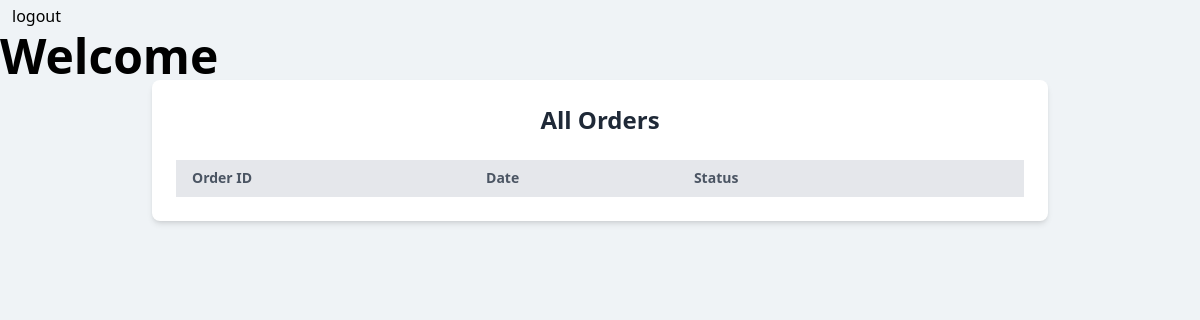
The app's page /employee/, older data.
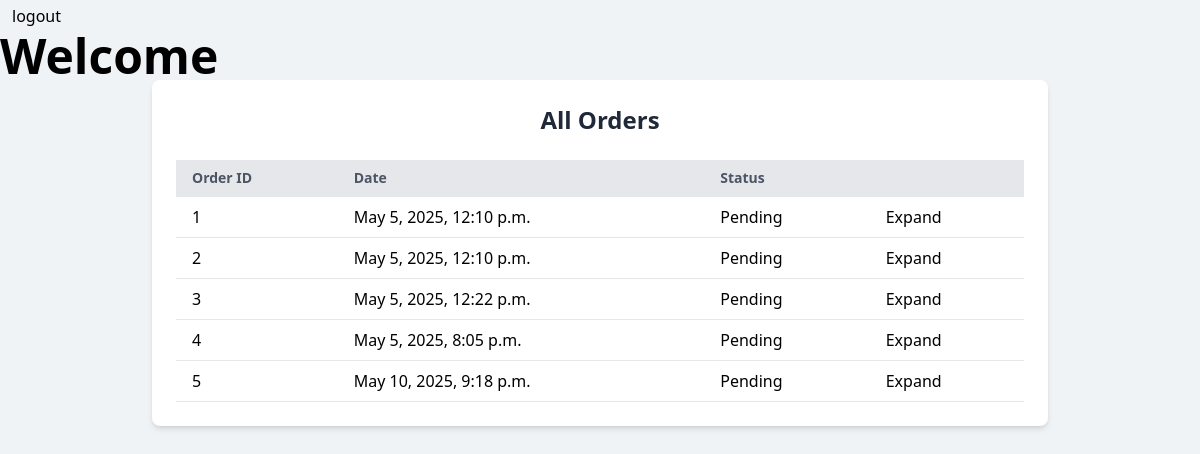
The same page, newer data.
### orders/models.py (models this page shows)
class Order(models.Model):
    user = models.ForeignKey(User, on_delete=models.CASCADE)
    created_at = models.DateTimeField(auto_now_add=True)
    city = models.TextField()
    address = models.TextField()
    status = models.CharField(max_length=20, choices=[
        ('pending', 'Pending'),
        ('shipped', 'Shipped'),
        ('delivered', 'Delivered')
    ])

### employee/views.py (the view)
# urls.py: path('',views.dashboard,name='dashboard'),
def dashboard(request):
    order = Order.objects.all()
    return render(request,'employee/base.html',{'orders':order})

### employee/templates/employee/base.html (shortened to what this page needs)
<!DOCTYPE html>
{% load static %}
<html lang="en">
  <head>
    <link rel="stylesheet" href="{% static 'css/main.css' %}">
    <script src="https://cdn.tailwindcss.com"></script>
  </head>
  <body>
    <section class="mx-auto ">
      <div class="">
        <form class="w-fit px-3  rounded  py-1 text-black" action="{% url 'users:logout' %}" method="post">
                <button>logout</button>
        </form>
      </div>
      {% block content %}
      <h1 class="text-5xl font-bold">Welcome </h1>
      <section>
        <div class="max-w-4xl mx-auto bg-white p-6 rounded-lg shadow-md">
          <h1 class="text-2xl font-semibold text-center text-gray-800 mb-6">All Orders</h1>
          <table class="min-w-full table-auto border-collapse">
            <thead>
              <tr class="bg-gray-200 text-left text-sm font-medium text-gray-600">
                <th class="px-4 py-2 border-b">Order ID</th>
                <th class="px-4 py-2 border-b">Date</th>
                <th class="px-4 py-2 border-b">Status</th>
                <th class="px-4 py-2 border-b"></th>
              </tr>
            </thead>
            <tbody >
              {% for order in orders %}
                  <tr>
                      <td class="px-4 py-2 border-b">{{order.id}}</td>
                      <td class="px-4 py-2 border-b">{{order.created_at}}</td>
                      <td class="px-4 py-2 border-b">{{order.status}}</td>
                      <td class="px-4 py-2 border-b"><a href="{% url 'employee:action' order.id %}">Expand</a></td>
                  </tr>
              {% endfor %}
            </tbody>
          </table>
        </div>
      </section>
      {% endblock %}
    </section>
  </body>
</html>

Row changes from the older to the newer data that the page shows:
added Order: id "1", created_at "May 5, 2025, 12:10 p.m.", status "Pending"
added Order: id "2", created_at "May 5, 2025, 12:10 p.m.", status "Pending"
added Order: id "3", created_at "May 5, 2025, 12:22 p.m.", status "Pending"
added Order: id "4", created_at "May 5, 2025, 8:05 p.m.", status "Pending"
added Order: id "5", created_at "May 10, 2025, 9:18 p.m.", status "Pending"
